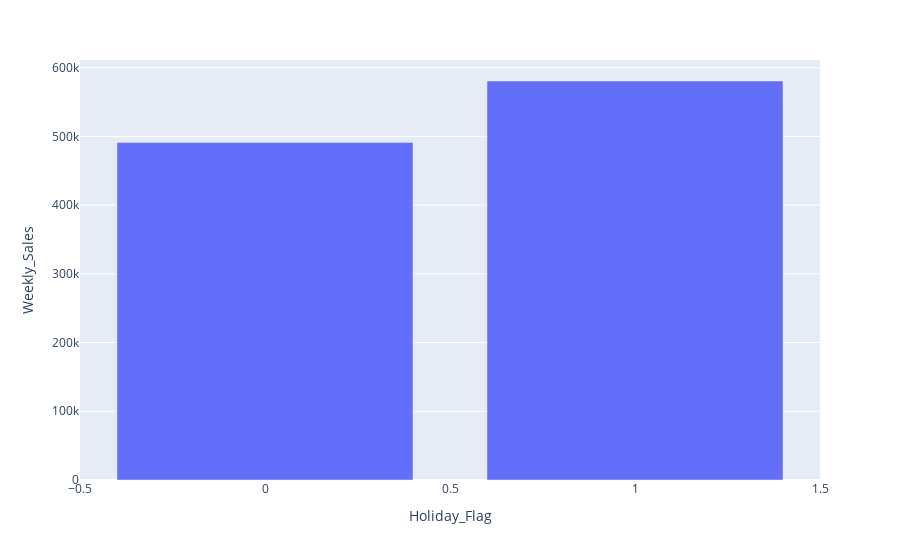

Notebook code for this chart:
### Code cell
px.bar(data_temp, x= 'Holiday_Flag',y='Weekly_Sales')

### Figure 1 — Plotly figure (JSON) as saved in the notebook; plotly's stock layout.template omitted (floating-point values rounded to 4 significant figures)
{"data": [{"alignmentgroup": "True", "hovertemplate": "Holiday_Flag=%{x}<br>Weekly_Sales=%{y}<extra></extra>", "legendgroup": "", "marker": {"color": "#636efa", "pattern": {"shape": ""}}, "name": "", "offsetgroup": "", "orientation": "v", "showlegend": false, "textposition": "auto", "type": "bar", "x": [0, 1], "xaxis": "x", "y": [491300.0, 580700.0], "yaxis": "y"}], "layout": {"barmode": "relative", "legend": {"tracegroupgap": 0}, "margin": {"t": 60}, "xaxis": {"anchor": "y", "domain": [0, 1], "title": {"text": "Holiday_Flag"}}, "yaxis": {"anchor": "x", "domain": [0, 1], "title": {"text": "Weekly_Sales"}}}}
